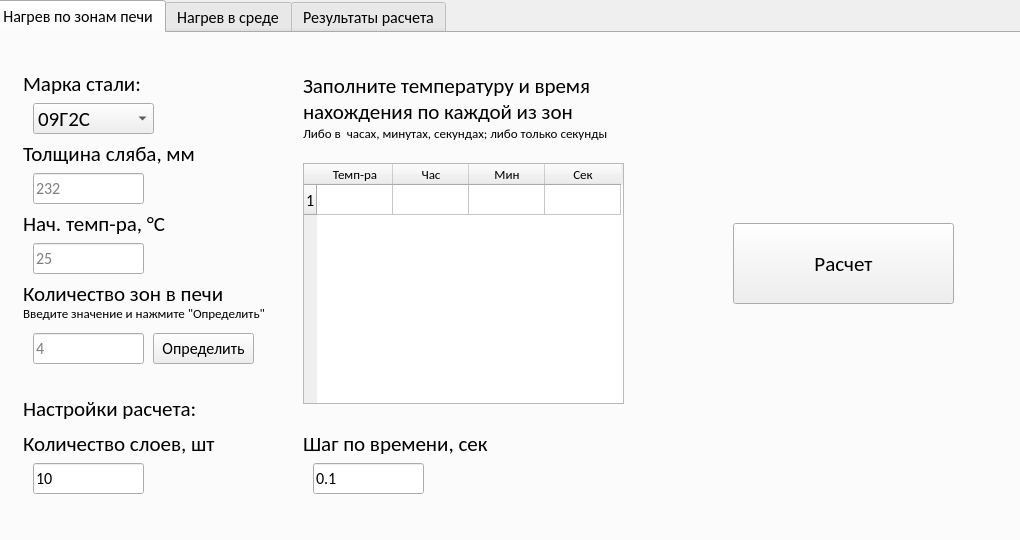
<?xml version="1.0" encoding="UTF-8"?>
<ui version="4.0">
 <class>MainWindow</class>
 <widget class="QMainWindow" name="MainWindow">
  <property name="geometry">
   <rect>
    <x>0</x>
    <y>0</y>
    <width>1020</width>
    <height>540</height>
   </rect>
  </property>
  <property name="minimumSize">
   <size>
    <width>1020</width>
    <height>540</height>
   </size>
  </property>
  <property name="maximumSize">
   <size>
    <width>1020</width>
    <height>540</height>
   </size>
  </property>
  <property name="font">
   <font>
    <family>Calibri</family>
    <pointsize>10</pointsize>
   </font>
  </property>
  <property name="windowTitle">
   <string>Нагрев материала</string>
  </property>
  <property name="locale">
   <locale language="Russian" country="Russia"/>
  </property>
  <widget class="QWidget" name="centralwidget">
   <property name="minimumSize">
    <size>
     <width>460</width>
     <height>330</height>
    </size>
   </property>
   <property name="sizeIncrement">
    <size>
     <width>0</width>
     <height>0</height>
    </size>
   </property>
   <widget class="QTabWidget" name="tabWidget">
    <property name="geometry">
     <rect>
      <x>-9</x>
      <y>0</y>
      <width>3571</width>
      <height>661</height>
     </rect>
    </property>
    <property name="minimumSize">
     <size>
      <width>460</width>
      <height>360</height>
     </size>
    </property>
    <property name="font">
     <font>
      <family>Calibri</family>
      <pointsize>12</pointsize>
     </font>
    </property>
    <property name="toolTip">
     <string/>
    </property>
    <property name="currentIndex">
     <number>0</number>
    </property>
    <widget class="QWidget" name="tab">
     <property name="locale">
      <locale language="Russian" country="Russia"/>
     </property>
     <attribute name="title">
      <string>Нагрев по зонам печи</string>
     </attribute>
     <widget class="QPushButton" name="pushButton">
      <property name="geometry">
       <rect>
        <x>740</x>
        <y>190</y>
        <width>221</width>
        <height>81</height>
       </rect>
      </property>
      <property name="font">
       <font>
        <family>Calibri</family>
        <pointsize>16</pointsize>
       </font>
      </property>
      <property name="text">
       <string>Расчет</string>
      </property>
     </widget>
     <widget class="QComboBox" name="comboBox">
      <property name="geometry">
       <rect>
        <x>40</x>
        <y>70</y>
        <width>121</width>
        <height>31</height>
       </rect>
      </property>
      <property name="font">
       <font>
        <family>Calibri</family>
        <pointsize>16</pointsize>
       </font>
      </property>
      <item>
       <property name="text">
        <string>09Г2С</string>
       </property>
      </item>
      <item>
       <property name="text">
        <string>ШАР</string>
       </property>
      </item>
      <item>
       <property name="text">
        <string>Ст3сп</string>
       </property>
      </item>
      <item>
       <property name="text">
        <string>Сталь20</string>
       </property>
      </item>
      <item>
       <property name="text">
        <string>K60</string>
       </property>
      </item>
      <item>
       <property name="text">
        <string>SH400</string>
       </property>
      </item>
      <item>
       <property name="text">
        <string>SH450</string>
       </property>
      </item>
      <item>
       <property name="text">
        <string>SH500</string>
       </property>
      </item>
     </widget>
     <widget class="QLabel" name="label_8">
      <property name="geometry">
       <rect>
        <x>310</x>
        <y>400</y>
        <width>221</width>
        <height>21</height>
       </rect>
      </property>
      <property name="font">
       <font>
        <family>Calibri</family>
        <pointsize>16</pointsize>
       </font>
      </property>
      <property name="text">
       <string>Шаг по времени, сек</string>
      </property>
     </widget>
     <widget class="QLabel" name="label_4">
      <property name="geometry">
       <rect>
        <x>30</x>
        <y>110</y>
        <width>211</width>
        <height>21</height>
       </rect>
      </property>
      <property name="font">
       <font>
        <family>Calibri</family>
        <pointsize>16</pointsize>
       </font>
      </property>
      <property name="text">
       <string>Толщина сляба, мм</string>
      </property>
     </widget>
     <widget class="QLabel" name="label_2">
      <property name="geometry">
       <rect>
        <x>30</x>
        <y>40</y>
        <width>141</width>
        <height>21</height>
       </rect>
      </property>
      <property name="font">
       <font>
        <family>Calibri</family>
        <pointsize>16</pointsize>
       </font>
      </property>
      <property name="text">
       <string>Марка стали:</string>
      </property>
     </widget>
     <widget class="QLabel" name="label_6">
      <property name="geometry">
       <rect>
        <x>30</x>
        <y>180</y>
        <width>201</width>
        <height>21</height>
       </rect>
      </property>
      <property name="font">
       <font>
        <family>Calibri</family>
        <pointsize>16</pointsize>
       </font>
      </property>
      <property name="text">
       <string>Нач. темп-ра, °С</string>
      </property>
     </widget>
     <widget class="QLabel" name="label_5">
      <property name="geometry">
       <rect>
        <x>30</x>
        <y>400</y>
        <width>221</width>
        <height>21</height>
       </rect>
      </property>
      <property name="font">
       <font>
        <family>Calibri</family>
        <pointsize>16</pointsize>
       </font>
      </property>
      <property name="text">
       <string>Количество слоев, шт</string>
      </property>
     </widget>
     <widget class="QTableWidget" name="tableWidget">
      <property name="geometry">
       <rect>
        <x>310</x>
        <y>130</y>
        <width>321</width>
        <height>241</height>
       </rect>
      </property>
      <property name="horizontalScrollBarPolicy">
       <enum>Qt::ScrollBarAlwaysOff</enum>
      </property>
      <property name="horizontalScrollMode">
       <enum>QAbstractItemView::ScrollPerPixel</enum>
      </property>
      <property name="showGrid">
       <bool>true</bool>
      </property>
      <property name="cornerButtonEnabled">
       <bool>true</bool>
      </property>
      <property name="rowCount">
       <number>1</number>
      </property>
      <property name="columnCount">
       <number>4</number>
      </property>
      <attribute name="horizontalHeaderVisible">
       <bool>true</bool>
      </attribute>
      <attribute name="horizontalHeaderCascadingSectionResizes">
       <bool>false</bool>
      </attribute>
      <attribute name="horizontalHeaderMinimumSectionSize">
       <number>35</number>
      </attribute>
      <attribute name="horizontalHeaderDefaultSectionSize">
       <number>76</number>
      </attribute>
      <attribute name="horizontalHeaderHighlightSections">
       <bool>true</bool>
      </attribute>
      <attribute name="horizontalHeaderStretchLastSection">
       <bool>false</bool>
      </attribute>
      <attribute name="verticalHeaderDefaultSectionSize">
       <number>30</number>
      </attribute>
      <row/>
      <column>
       <property name="text">
        <string>Темп-ра</string>
       </property>
       <property name="font">
        <font>
         <family>Calibri</family>
         <pointsize>10</pointsize>
        </font>
       </property>
      </column>
      <column>
       <property name="text">
        <string>Час</string>
       </property>
       <property name="font">
        <font>
         <family>Calibri</family>
         <pointsize>10</pointsize>
        </font>
       </property>
      </column>
      <column>
       <property name="text">
        <string>Мин</string>
       </property>
       <property name="font">
        <font>
         <family>Calibri</family>
         <pointsize>10</pointsize>
        </font>
       </property>
      </column>
      <column>
       <property name="text">
        <string>Сек</string>
       </property>
       <property name="font">
        <font>
         <family>Calibri</family>
         <pointsize>10</pointsize>
        </font>
       </property>
      </column>
      <item row="0" column="0">
       <property name="text">
        <string/>
       </property>
       <property name="font">
        <font>
         <family>Calibri</family>
         <pointsize>8</pointsize>
        </font>
       </property>
       <property name="textAlignment">
        <set>AlignCenter</set>
       </property>
      </item>
      <item row="0" column="1">
       <property name="text">
        <string/>
       </property>
       <property name="font">
        <font>
         <family>Calibri</family>
         <pointsize>8</pointsize>
        </font>
       </property>
       <property name="textAlignment">
        <set>AlignCenter</set>
       </property>
      </item>
      <item row="0" column="2">
       <property name="text">
        <string/>
       </property>
       <property name="font">
        <font>
         <family>Calibri</family>
         <pointsize>8</pointsize>
        </font>
       </property>
       <property name="textAlignment">
        <set>AlignCenter</set>
       </property>
      </item>
      <item row="0" column="3">
       <property name="text">
        <string/>
       </property>
       <property name="font">
        <font>
         <family>Calibri</family>
         <pointsize>8</pointsize>
         <kerning>true</kerning>
        </font>
       </property>
       <property name="textAlignment">
        <set>AlignCenter</set>
       </property>
      </item>
     </widget>
     <widget class="QLabel" name="label_3">
      <property name="geometry">
       <rect>
        <x>30</x>
        <y>250</y>
        <width>331</width>
        <height>21</height>
       </rect>
      </property>
      <property name="font">
       <font>
        <family>Calibri</family>
        <pointsize>16</pointsize>
       </font>
      </property>
      <property name="text">
       <string>Количество зон в печи</string>
      </property>
     </widget>
     <widget class="QPushButton" name="pushButton_2">
      <property name="geometry">
       <rect>
        <x>160</x>
        <y>300</y>
        <width>101</width>
        <height>31</height>
       </rect>
      </property>
      <property name="text">
       <string>Определить</string>
      </property>
     </widget>
     <widget class="QLabel" name="label_12">
      <property name="geometry">
       <rect>
        <x>310</x>
        <y>30</y>
        <width>331</width>
        <height>71</height>
       </rect>
      </property>
      <property name="font">
       <font>
        <family>Calibri</family>
        <pointsize>16</pointsize>
       </font>
      </property>
      <property name="text">
       <string>Заполните температуру и время нахождения по каждой из зон</string>
      </property>
      <property name="wordWrap">
       <bool>true</bool>
      </property>
     </widget>
     <widget class="QLabel" name="label_7">
      <property name="geometry">
       <rect>
        <x>30</x>
        <y>270</y>
        <width>331</width>
        <height>21</height>
       </rect>
      </property>
      <property name="font">
       <font>
        <family>Calibri</family>
        <pointsize>10</pointsize>
       </font>
      </property>
      <property name="text">
       <string>Введите значение и нажмите &quot;Определить&quot;</string>
      </property>
     </widget>
     <widget class="QLabel" name="label_13">
      <property name="geometry">
       <rect>
        <x>30</x>
        <y>340</y>
        <width>331</width>
        <height>71</height>
       </rect>
      </property>
      <property name="font">
       <font>
        <family>Calibri</family>
        <pointsize>16</pointsize>
       </font>
      </property>
      <property name="text">
       <string>Настройки расчета:</string>
      </property>
      <property name="wordWrap">
       <bool>true</bool>
      </property>
     </widget>
     <widget class="QLineEdit" name="lineEdit">
      <property name="geometry">
       <rect>
        <x>40</x>
        <y>140</y>
        <width>111</width>
        <height>31</height>
       </rect>
      </property>
      <property name="placeholderText">
       <string>232</string>
      </property>
      <property name="clearButtonEnabled">
       <bool>false</bool>
      </property>
     </widget>
     <widget class="QLineEdit" name="lineEdit_2">
      <property name="geometry">
       <rect>
        <x>40</x>
        <y>210</y>
        <width>111</width>
        <height>31</height>
       </rect>
      </property>
      <property name="placeholderText">
       <string>25</string>
      </property>
      <property name="clearButtonEnabled">
       <bool>false</bool>
      </property>
     </widget>
     <widget class="QLineEdit" name="lineEdit_3">
      <property name="geometry">
       <rect>
        <x>40</x>
        <y>300</y>
        <width>111</width>
        <height>31</height>
       </rect>
      </property>
      <property name="placeholderText">
       <string>4</string>
      </property>
      <property name="clearButtonEnabled">
       <bool>false</bool>
      </property>
     </widget>
     <widget class="QLineEdit" name="lineEdit_4">
      <property name="geometry">
       <rect>
        <x>40</x>
        <y>430</y>
        <width>111</width>
        <height>31</height>
       </rect>
      </property>
      <property name="text">
       <string>10</string>
      </property>
      <property name="placeholderText">
       <string/>
      </property>
      <property name="clearButtonEnabled">
       <bool>false</bool>
      </property>
     </widget>
     <widget class="QLineEdit" name="lineEdit_5">
      <property name="geometry">
       <rect>
        <x>320</x>
        <y>430</y>
        <width>111</width>
        <height>31</height>
       </rect>
      </property>
      <property name="text">
       <string>0.1</string>
      </property>
      <property name="placeholderText">
       <string/>
      </property>
      <property name="clearButtonEnabled">
       <bool>false</bool>
      </property>
     </widget>
     <widget class="QLabel" name="label_9">
      <property name="geometry">
       <rect>
        <x>310</x>
        <y>90</y>
        <width>331</width>
        <height>21</height>
       </rect>
      </property>
      <property name="font">
       <font>
        <family>Calibri</family>
        <pointsize>10</pointsize>
       </font>
      </property>
      <property name="text">
       <string>Либо в  часах, минутах, секундах; либо только секунды</string>
      </property>
     </widget>
    </widget>
    <widget class="QWidget" name="tab_3">
     <attribute name="title">
      <string>Нагрев в среде</string>
     </attribute>
     <widget class="QLineEdit" name="lineEdit_6">
      <property name="geometry">
       <rect>
        <x>40</x>
        <y>140</y>
        <width>111</width>
        <height>31</height>
       </rect>
      </property>
      <property name="placeholderText">
       <string>232</string>
      </property>
      <property name="clearButtonEnabled">
       <bool>false</bool>
      </property>
     </widget>
     <widget class="QLabel" name="label_14">
      <property name="geometry">
       <rect>
        <x>310</x>
        <y>400</y>
        <width>221</width>
        <height>21</height>
       </rect>
      </property>
      <property name="font">
       <font>
        <family>Calibri</family>
        <pointsize>16</pointsize>
       </font>
      </property>
      <property name="text">
       <string>Шаг по времени, сек</string>
      </property>
     </widget>
     <widget class="QLabel" name="label_19">
      <property name="geometry">
       <rect>
        <x>320</x>
        <y>110</y>
        <width>351</width>
        <height>21</height>
       </rect>
      </property>
      <property name="font">
       <font>
        <family>Calibri</family>
        <pointsize>16</pointsize>
       </font>
      </property>
      <property name="text">
       <string>Коэф. теплоотдачи сверху, Вт/м2К</string>
      </property>
     </widget>
     <widget class="QLabel" name="label_20">
      <property name="geometry">
       <rect>
        <x>30</x>
        <y>110</y>
        <width>211</width>
        <height>21</height>
       </rect>
      </property>
      <property name="font">
       <font>
        <family>Calibri</family>
        <pointsize>16</pointsize>
       </font>
      </property>
      <property name="text">
       <string>Толщина сляба, мм</string>
      </property>
     </widget>
     <widget class="QLabel" name="label_21">
      <property name="geometry">
       <rect>
        <x>320</x>
        <y>40</y>
        <width>351</width>
        <height>21</height>
       </rect>
      </property>
      <property name="font">
       <font>
        <family>Calibri</family>
        <pointsize>16</pointsize>
       </font>
      </property>
      <property name="text">
       <string>Темп-ра среды сверху, °С</string>
      </property>
     </widget>
     <widget class="QLineEdit" name="lineEdit_11">
      <property name="geometry">
       <rect>
        <x>40</x>
        <y>210</y>
        <width>111</width>
        <height>31</height>
       </rect>
      </property>
      <property name="placeholderText">
       <string>25</string>
      </property>
      <property name="clearButtonEnabled">
       <bool>false</bool>
      </property>
     </widget>
     <widget class="QLineEdit" name="lineEdit_12">
      <property name="geometry">
       <rect>
        <x>330</x>
        <y>140</y>
        <width>111</width>
        <height>31</height>
       </rect>
      </property>
      <property name="placeholderText">
       <string>150</string>
      </property>
      <property name="clearButtonEnabled">
       <bool>false</bool>
      </property>
     </widget>
     <widget class="QLineEdit" name="lineEdit_13">
      <property name="geometry">
       <rect>
        <x>330</x>
        <y>230</y>
        <width>111</width>
        <height>31</height>
       </rect>
      </property>
      <property name="placeholderText">
       <string>1000</string>
      </property>
      <property name="clearButtonEnabled">
       <bool>false</bool>
      </property>
     </widget>
     <widget class="QPushButton" name="pushButton_3">
      <property name="geometry">
       <rect>
        <x>740</x>
        <y>190</y>
        <width>221</width>
        <height>81</height>
       </rect>
      </property>
      <property name="font">
       <font>
        <family>Calibri</family>
        <pointsize>16</pointsize>
       </font>
      </property>
      <property name="text">
       <string>Расчет</string>
      </property>
     </widget>
     <widget class="QLabel" name="label_22">
      <property name="geometry">
       <rect>
        <x>30</x>
        <y>340</y>
        <width>331</width>
        <height>71</height>
       </rect>
      </property>
      <property name="font">
       <font>
        <family>Calibri</family>
        <pointsize>16</pointsize>
       </font>
      </property>
      <property name="text">
       <string>Настройки расчета:</string>
      </property>
      <property name="wordWrap">
       <bool>true</bool>
      </property>
     </widget>
     <widget class="QLabel" name="label_23">
      <property name="geometry">
       <rect>
        <x>320</x>
        <y>200</y>
        <width>371</width>
        <height>21</height>
       </rect>
      </property>
      <property name="font">
       <font>
        <family>Calibri</family>
        <pointsize>16</pointsize>
       </font>
      </property>
      <property name="text">
       <string>Темп-ра среды снизу, °С</string>
      </property>
     </widget>
     <widget class="QComboBox" name="comboBox_2">
      <property name="geometry">
       <rect>
        <x>40</x>
        <y>70</y>
        <width>121</width>
        <height>31</height>
       </rect>
      </property>
      <property name="font">
       <font>
        <family>Calibri</family>
        <pointsize>16</pointsize>
       </font>
      </property>
      <item>
       <property name="text">
        <string>09Г2С</string>
       </property>
      </item>
      <item>
       <property name="text">
        <string>ШАР</string>
       </property>
      </item>
      <item>
       <property name="text">
        <string>Ст3сп</string>
       </property>
      </item>
      <item>
       <property name="text">
        <string>Сталь20</string>
       </property>
      </item>
      <item>
       <property name="text">
        <string>K60</string>
       </property>
      </item>
      <item>
       <property name="text">
        <string>SH400</string>
       </property>
      </item>
      <item>
       <property name="text">
        <string>SH450</string>
       </property>
      </item>
      <item>
       <property name="text">
        <string>SH500</string>
       </property>
      </item>
     </widget>
     <widget class="QLineEdit" name="lineEdit_14">
      <property name="geometry">
       <rect>
        <x>330</x>
        <y>300</y>
        <width>111</width>
        <height>31</height>
       </rect>
      </property>
      <property name="placeholderText">
       <string>150</string>
      </property>
      <property name="clearButtonEnabled">
       <bool>false</bool>
      </property>
     </widget>
     <widget class="QLineEdit" name="lineEdit_15">
      <property name="geometry">
       <rect>
        <x>40</x>
        <y>430</y>
        <width>111</width>
        <height>31</height>
       </rect>
      </property>
      <property name="text">
       <string>10</string>
      </property>
      <property name="placeholderText">
       <string/>
      </property>
      <property name="clearButtonEnabled">
       <bool>false</bool>
      </property>
     </widget>
     <widget class="QLineEdit" name="lineEdit_16">
      <property name="geometry">
       <rect>
        <x>330</x>
        <y>70</y>
        <width>111</width>
        <height>31</height>
       </rect>
      </property>
      <property name="placeholderText">
       <string>1000</string>
      </property>
      <property name="clearButtonEnabled">
       <bool>false</bool>
      </property>
     </widget>
     <widget class="QLineEdit" name="lineEdit_17">
      <property name="geometry">
       <rect>
        <x>320</x>
        <y>430</y>
        <width>111</width>
        <height>31</height>
       </rect>
      </property>
      <property name="text">
       <string>0.1</string>
      </property>
      <property name="placeholderText">
       <string/>
      </property>
      <property name="clearButtonEnabled">
       <bool>false</bool>
      </property>
     </widget>
     <widget class="QLabel" name="label_24">
      <property name="geometry">
       <rect>
        <x>30</x>
        <y>400</y>
        <width>221</width>
        <height>21</height>
       </rect>
      </property>
      <property name="font">
       <font>
        <family>Calibri</family>
        <pointsize>16</pointsize>
       </font>
      </property>
      <property name="text">
       <string>Количество слоев, шт</string>
      </property>
     </widget>
     <widget class="QLabel" name="label_25">
      <property name="geometry">
       <rect>
        <x>30</x>
        <y>40</y>
        <width>141</width>
        <height>21</height>
       </rect>
      </property>
      <property name="font">
       <font>
        <family>Calibri</family>
        <pointsize>16</pointsize>
       </font>
      </property>
      <property name="text">
       <string>Марка стали:</string>
      </property>
     </widget>
     <widget class="QLabel" name="label_26">
      <property name="geometry">
       <rect>
        <x>30</x>
        <y>180</y>
        <width>201</width>
        <height>21</height>
       </rect>
      </property>
      <property name="font">
       <font>
        <family>Calibri</family>
        <pointsize>16</pointsize>
       </font>
      </property>
      <property name="text">
       <string>Нач. темп-ра, °С</string>
      </property>
     </widget>
     <widget class="QLabel" name="label_27">
      <property name="geometry">
       <rect>
        <x>320</x>
        <y>270</y>
        <width>351</width>
        <height>21</height>
       </rect>
      </property>
      <property name="font">
       <font>
        <family>Calibri</family>
        <pointsize>16</pointsize>
       </font>
      </property>
      <property name="text">
       <string>Коэф. теплоотдачи снизу, Вт/м2К</string>
      </property>
     </widget>
     <widget class="QLabel" name="label_28">
      <property name="geometry">
       <rect>
        <x>30</x>
        <y>250</y>
        <width>201</width>
        <height>21</height>
       </rect>
      </property>
      <property name="font">
       <font>
        <family>Calibri</family>
        <pointsize>16</pointsize>
       </font>
      </property>
      <property name="text">
       <string>Время нагрева, сек</string>
      </property>
     </widget>
     <widget class="QLineEdit" name="lineEdit_18">
      <property name="geometry">
       <rect>
        <x>40</x>
        <y>280</y>
        <width>111</width>
        <height>31</height>
       </rect>
      </property>
      <property name="placeholderText">
       <string>60</string>
      </property>
      <property name="clearButtonEnabled">
       <bool>false</bool>
      </property>
     </widget>
    </widget>
    <widget class="QWidget" name="tab_2">
     <attribute name="title">
      <string>Результаты расчета</string>
     </attribute>
     <widget class="QWidget" name="verticalLayoutWidget">
      <property name="geometry">
       <rect>
        <x>20</x>
        <y>20</y>
        <width>591</width>
        <height>481</height>
       </rect>
      </property>
      <layout class="QVBoxLayout" name="verticalLayout">
       <item>
        <widget class="MplWidget" name="widget" native="true"/>
       </item>
      </layout>
     </widget>
     <widget class="QLabel" name="label_11">
      <property name="geometry">
       <rect>
        <x>10</x>
        <y>10</y>
        <width>631</width>
        <height>71</height>
       </rect>
      </property>
      <property name="locale">
       <locale language="Russian" country="Russia"/>
      </property>
      <property name="text">
       <string/>
      </property>
      <property name="wordWrap">
       <bool>true</bool>
      </property>
     </widget>
     <widget class="QTableWidget" name="tableWidget">
      <property name="geometry">
       <rect>
        <x>610</x>
        <y>20</y>
        <width>411</width>
        <height>481</height>
       </rect>
      </property>
      <column>
       <property name="text">
        <string>Координата</string>
       </property>
      </column>
     </widget>
     <widget class="QPushButton" name="pushButton_4">
      <property name="geometry">
       <rect>
        <x>500</x>
        <y>20</y>
        <width>91</width>
        <height>31</height>
       </rect>
      </property>
      <property name="text">
       <string>Export Data</string>
      </property>
     </widget>
    </widget>
   </widget>
  </widget>
 </widget>
 <customwidgets>
  <customwidget>
   <class>MplWidget</class>
   <extends>QWidget</extends>
   <header>mplwidget.h</header>
   <container>1</container>
  </customwidget>
 </customwidgets>
 <resources/>
 <connections/>
</ui>
